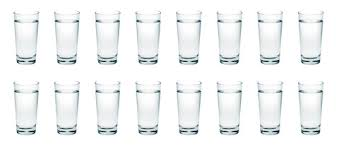
#> input picture pictures/all_glasses.jpg, 339 x 149 px
$ python templateMachingGlasses13.py
#> lines starting #> are read from the running program, lines starting #| are printed output that depends on the picture
import numpy as np
import cv2 as cv
import matplotlib.pyplot as plt

# File paths
image_path = "pictures/all_glasses.jpg"
template_path = "pictures/Screenshot_glass.png"

# Reading the image and template in grayscale
image = cv.imread(image_path, 0)
#> image: shape (149, 339); min 0, max 255, mean 243.5
template = cv.imread(template_path, 0)
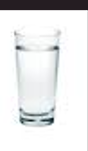
#> input picture pictures/Screenshot_glass.png, 88 x 151 px
#> template: shape (151, 88); min 0, max 255, mean 230.7

# Verify dimensions
print("Image dimensions:", image.shape)
#| Image dimensions: (149, 339)
print("Template dimensions:", template.shape)
#| Template dimensions: (151, 88)

# Resize the template if necessary
if template.shape[0] > image.shape[0] or template.shape[1] > image.shape[1]:
    template = cv.resize(template, (image.shape[1], image.shape[0]))
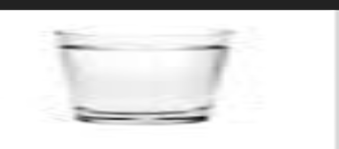
#> template: shape (149, 339); min 21, max 255, mean 230.7

# Get the dimensions of the template
w, h = template.shape[::-1]
#> w = 339; h = 149

# Perform template matching
result = cv.matchTemplate(image, template, cv.TM_CCOEFF_NORMED)
#> result = [-0.113]

# Define a threshold for detecting matches
threshold = 0.5
locations = np.where(result >= threshold)
#> locations = (empty array, empty array)

# Draw rectangles around the matches
for point in zip(*locations[::-1]):
    cv.rectangle(image, point, (point[0] + w, point[1] + h), (0, 0, 0), 2)
#> this loop made 0 passes

# Display the result
plt.imshow(image, cmap='gray')
plt.title('Template Matching Result')
plt.axis('off')
plt.show()
